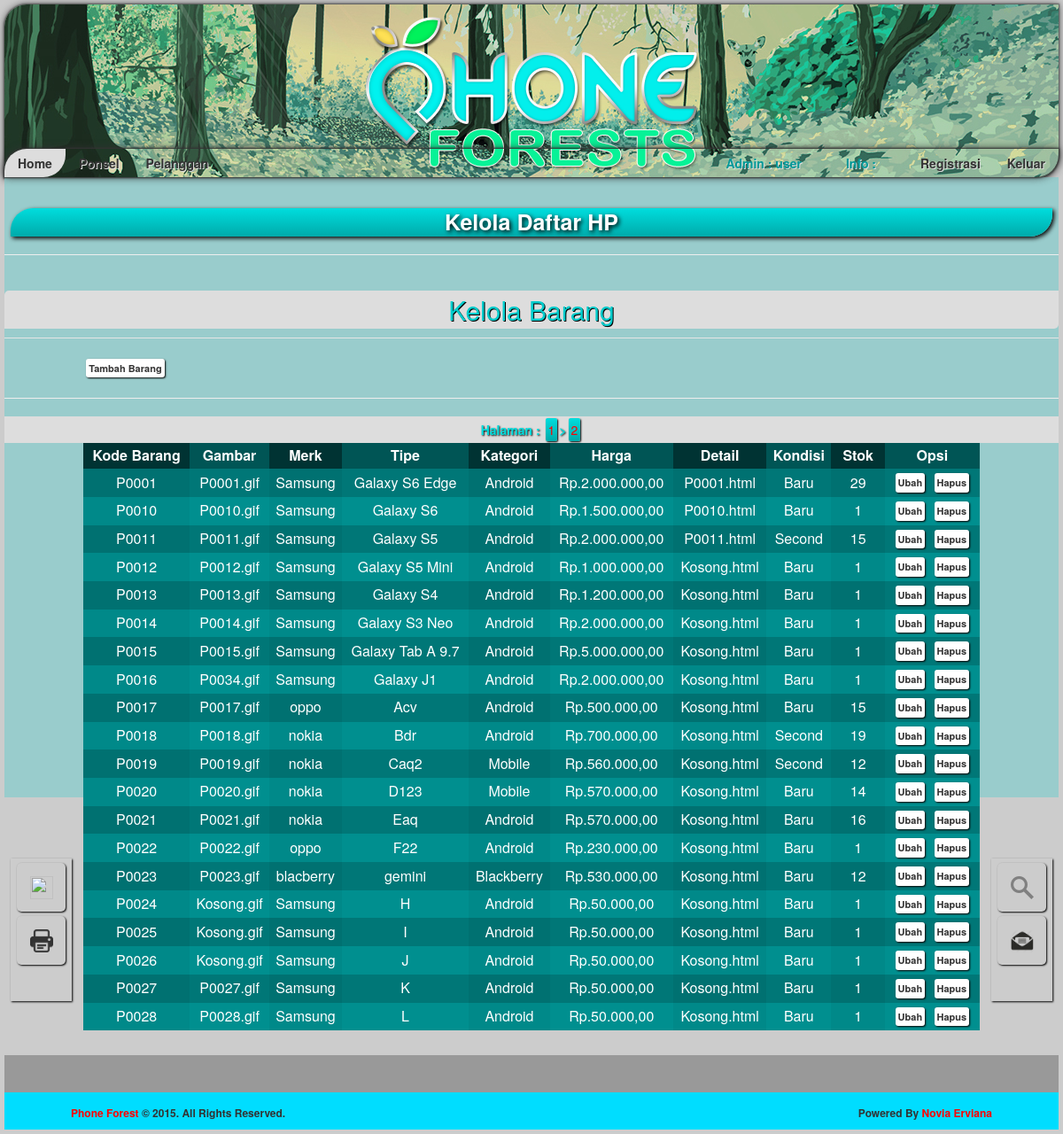
The app's page /?isi=ponsel&mode=kelola_barang (signed in) with its own data.
### tables this page shows
CREATE TABLE IF NOT EXISTS `tb_masuk` (
  `kode_user` int(11) NOT NULL,
  `username` varchar(40) NOT NULL,
  `password` varchar(100) NOT NULL,
  `nama_lengkap` varchar(100) NOT NULL,
  `alamat` varchar(100) NOT NULL,
  `gender` enum('laki','perempuan') NOT NULL,
  `level` enum('admin','operator','user') NOT NULL
);

CREATE TABLE IF NOT EXISTS `tb_ponsel` (
  `kode_ponsel` varchar(10) NOT NULL,
  `gambar` varchar(50) NOT NULL,
  `merk` varchar(10) NOT NULL,
  `tipe` varchar(20) NOT NULL,
  `kategori` enum('android','blackberry','mobile') NOT NULL,
  `harga` int(20) NOT NULL,
  `detail` varchar(50) NOT NULL,
  `kondisi` enum('baru','second') NOT NULL,
  `stok` int(5) NOT NULL
);

### php/isi_kelola_ponsel.php (the view, shortened to what this page needs)
<h1>Kelola Daftar HP</h1>
						<?php
		function rupiah($angka){
			$jadi="Rp.".number_format($angka,2,',','.');
			return $jadi;
		}
		?>
<hr />
<?php
function halaman($nama_tabel, $halaman = 1, $batas = 20) {
	$teks_cari = @$_POST['teks_cari'];
	$cari_ponsel = @$_POST['cari_ponsel'];
    $data_tabel = array();
    $kolom_pertama = ($halaman - 1) * $batas;
	if($cari_ponsel) {
		if($teks_cari != "") {
			$pilih_data = mysql_query("SELECT * FROM tb_ponsel where merk like '%$teks_cari%' or tipe like '%$teks_cari%' or kategori like '%$teks_cari%' or harga like '$teks_cari' or kondisi like '%$teks_cari%'");
		} else {
			$pilih_data = mysql_query('SELECT * FROM `'.$nama_tabel.'` LIMIT '.$kolom_pertama.', '.$batas);
		}
	} else {
		$pilih_data = mysql_query('SELECT * FROM `'.$nama_tabel.'` LIMIT '.$kolom_pertama.', '.$batas);
	}
	while ($tampilkan_data = mysql_fetch_array($pilih_data))
    array_push($data_tabel, $tampilkan_data);
    return $data_tabel;
}
function nomorhalaman($nama_tabel, $batas = 20) {
	$teks_cari = @$_POST['teks_cari'];
	$cari_ponsel = @$_POST['cari_ponsel'];
	if($cari_ponsel) {
		if($teks_cari != "") {
			$sql_total = mysql_query("SELECT COUNT(*) AS total FROM tb_ponsel where merk like '%$teks_cari%' or tipe like '%$teks_cari%' or kategori like '%$teks_cari%' or harga like '$teks_cari' or kondisi like '%$teks_cari%'");
		} else {
			$sql_total = mysql_query('SELECT COUNT(*) AS total FROM `'.$nama_tabel.'`');
		}
	} else {
		$sql_total = mysql_query('SELECT COUNT(*) AS total FROM `'.$nama_tabel.'`');
	}
	$sql_hasil = mysql_fetch_array($sql_total);
    $total_data = $sql_hasil['total'];
    $total_halaman = ceil($total_data / $batas);
    $halaman = 1;
    $halaman_sekarang = @$_GET['halaman'];
    while ($halaman <= $total_halaman) {
        if($halaman == $halaman_sekarang) {
            $hal = "nomor_halaman";
        } else {
            $hal = "nomor_halaman_2";
        }
        echo '<a href="?isi=ponsel&mode=kelola_barang&halaman='.$halaman.'&perhalaman='.$batas.'#dialog_cari"><button class="'.$hal.'">'.$halaman.'</button></a>';
        if ($halaman < $total_halaman) {
            echo '<font style="text-shadow: 1px 1px 2px #000;color:#0DD;font-weight:bold;">></font>';
		}
        $halaman++;
    }
}
$halaman = 1;
$data_perhalaman = 20;
$nama_tabel = 'tb_ponsel';
$data_tabel = halaman($nama_tabel, $halaman, $data_perhalaman);
?>
<fieldset>
	<legend align="center"><h2>Kelola Barang</h2></legend>
		<table width="85%" align="center">
		<tr>
		<td align="left">
				<button align="left" id="tambah" class="tombol">Tambah Barang</button>
			</td>
			<td align="right" width="390px">
			</td>
		</tr>
		</table>
	<hr id="dialog_cari"/>
	<div style="background-color:#DDD;width:100%;display:normal;">
	<font style="text-shadow: 1px 1px 2px #000;color:#0DD;font-weight:bold;">Halaman : </font>
	<?php
	nomorhalaman($nama_tabel, $data_perhalaman);
	?>
	</div>
	<table width="85%" align="center" id="tb_kelola_barang" class="tablesorter">
		<thead>
		<tr class="judul">
			<th><p class="kolom">Kode Barang</p></th>
			<th>Gambar</th>
			<th>Merk</th>
			<th>Tipe</th>
			<th>Kategori</th>
			<th>Harga</th>
			<th>Detail</th>
			<th>Kondisi</th>
			<th width="6%">Stok</th>
			<th>Opsi</th>
		</tr>
		</thead>
		<tbody>
		<?php
		$teks_cari = @$_POST['teks_cari'];
		$cari_ponsel = @$_POST['cari_ponsel'];
		if($cari_ponsel) {
			if($teks_cari != "") {
				$sql = mysql_query("select * from tb_ponsel where merk like '%$teks_cari%' or tipe like '%$teks_cari%' or kategori like '%$teks_cari%' or harga like '%$teks_cari%' or kondisi like '%$teks_cari%'") or die (mysql_error());
			} else {
				$sql = mysql_query("select * from tb_ponsel") or die (mysql_error());
			}
		} else {
			$sql = mysql_query("select * from tb_ponsel") or die (mysql_error());
		}
		$cek = mysql_num_rows($sql);
		if($cek < 1) {
			?>
			<tr>
				<td colspan="10">Data tidak ditemukan</td>
			</tr>
			<?php
		} else {
        foreach ($data_tabel as $i => $data) {
				$harga = $data['harga'];
				?>
			<tr>
				<td><?php echo $data['kode_ponsel']; ?></td>
				<td><?php echo $data['gambar']; ?></td>
				<td><?php echo $data['merk']; ?></td>
				<td><?php echo $data['tipe']; ?></td>
				<td style="text-transform:capitalize;"><?php echo $data['kategori']; ?></td>
				<td><?php echo rupiah("$harga"); ?></td>
				<td><?php echo $data['detail']; ?></td>
				<td style="text-transform:capitalize;"><?php echo $data['kondisi']; ?></td>
				<td><?php echo $data['stok']; ?></td>
				<td>
				<?php
				if(@$_SESSION['admin'] || @$_SESSION['operator']) {
				?>
					<p class="kolom"><a href="?isi=ponsel&mode=ubah_barang&kodeponsel=<?php echo $data['kode_ponsel']; ?>"><button onclick="dialogUbah()" class="tombol">Ubah</button></a>
					<a onClick="return confirm('Yakin ingin menghapus data ?')"href="?isi=ponsel&mode=hapus_barang&kodeponsel=<?php echo $data['kode_ponsel']; ?>"><button class="tombol">Hapus</button></a></p>
				<?php
				} else {
					echo"Tidak ada";
				}
				?>
				</td>
			</tr>
		<?php
			}
		}
		?>
		</tbody>
	</table>
</fieldset>

### php/nama.php (shortened to what this page needs)
<?php
if(@$_SESSION['admin']) {
	$user_level = "Admin : ";
	$user_aktif = @$_SESSION['admin'];
} else if(@$_SESSION['operator']) {
	$user_level = "Operator : ";
	$user_aktif = @$_SESSION['operator'];
} else if(@$_SESSION['user']) {
	$user_level = "Pelanggan : ";
	$user_aktif = @$_SESSION['user'];
}
if(@$_SESSION['admin'] || @$_SESSION['operator'] || @$_SESSION['user']) {
	$sql_user = mysql_query("select * from tb_masuk where kode_user = '$user_aktif'") or die (mysql_error());
	$data_user = mysql_fetch_array($sql_user);
	$nama_user = $user_level.$data_user['nama_lengkap'];
	echo $nama_user;
} else {
	echo "Belum Masuk";
}
?>

### css/temaStandar.css (style rules this page uses)
body { margin:5px; background-color:#ccc; background-position: left top; background-repeat: repeat; background-size: 25px 25px; background-attachment: fixed; font-family:"HelveticaNeue","Helvetica Neue",Helvetica,Arial,sans-serif; transition: all 1s; cursor:url(Arrow.cur),default; }
p { padding:15px; }
a:link { color:#F00; }
h1 { text-align:center; background:linear-gradient(#0DD, #0AA); text-shadow: 2px 2px 5px #000; box-shadow: 2px 2px 5px #000; color:#fff; padding:2px; margin:7px; border-radius: 25px 0 25px 0; font-family:"HelveticaNeue","Helvetica Neue",Helvetica,Arial,sans-serif; font-size:25px; font-weight:bold; }
h2 { text-align:center; text-decoration-color:transparent; background-color:#ddd; text-shadow: 1px 1px #000; color:#0cc; padding:5px; border-radius: 5px 0 5px 0; font-family:"HelveticaNeue","Helvetica Neue",Helvetica,Arial,sans-serif; }
#tb_kelola_barang th:nth-child(odd) { text-align:center; background-color:#033; color:#fff; padding:3px; font-weight:bold; font-size:16px; border:1px; font-family:"HelveticaNeue","Helvetica Neue",Helvetica,Arial,sans-serif; }
#tb_kelola_barang th:nth-child(even) { text-align:center; background-color:#055; color:#fff; padding:3px; font-weight:bold; font-size:16px; border:1px; font-family:"HelveticaNeue","Helvetica Neue",Helvetica,Arial,sans-serif; }
#tb_kelola_barang tr:nth-child(odd) { background-color:#055; color:#fff; padding:3px; font-size:16px; border:1px; font-family:"HelveticaNeue","Helvetica Neue",Helvetica,Arial,sans-serif; }
#tb_kelola_barang tr:nth-child(even) { background-color:#077; color:#fff; padding:3px; font-size:16px; border:1px; font-family:"HelveticaNeue","Helvetica Neue",Helvetica,Arial,sans-serif; }
#tb_kelola_barang tr { transition:all 0.5s; }
#tb_kelola_barang td { transition:all 0.5s; }
#tb_kelola_barang td:nth-child(odd) { background-color:rgba(0,180,180,0.3); }
#tb_kelola_barang td:nth-child(even) { background-color:rgba(0,200,200,0.3); }
#tb_kelola_barang td { max-width:150px; white-space: nowrap; overflow:hidden; text-overflow:ellipsis; padding:2px; }
p.kolom { padding:0; margin:0; white-space: nowrap; }
.tombol { margin:3px; box-shadow:1px 1px 2px #000; border:none; background-color:#FFF; border-radius: 3px; color:#333; padding:3px; font-weight:bold; font-size:11px; transition:all 0.5s; }
.nomor_halaman_2 { border-width:0; border-radius:2px; border-style:none; padding:3px; margin:2px; background:linear-gradient(#0DD, #0AA); box-shadow: 1px 1px 2px #000; transition:all 0.5s; }

### records on screen
tb_masuk: nama_lengkap "Admin : user"
tb_ponsel: kode_ponsel "P0001", gambar "P0001.gif", merk "Samsung", tipe "Galaxy S6 Edge", kategori "Android", harga "Rp.2.000.000,00", detail "P0001.html", kondisi "Baru", stok "29"
tb_ponsel: kode_ponsel "P0010", gambar "P0010.gif", merk "Samsung", tipe "Galaxy S6", kategori "Android", harga "Rp.1.500.000,00", detail "P0010.html", kondisi "Baru", stok "1"
tb_ponsel: kode_ponsel "P0011", gambar "P0011.gif", merk "Samsung", tipe "Galaxy S5", kategori "Android", harga "Rp.2.000.000,00", detail "P0011.html", kondisi "Second", stok "15"
tb_ponsel: kode_ponsel "P0012", gambar "P0012.gif", merk "Samsung", tipe "Galaxy S5 Mini", kategori "Android", harga "Rp.1.000.000,00", detail "Kosong.html", kondisi "Baru", stok "1"
tb_ponsel: kode_ponsel "P0013", gambar "P0013.gif", merk "Samsung", tipe "Galaxy S4", kategori "Android", harga "Rp.1.200.000,00", detail "Kosong.html", kondisi "Baru", stok "1"
tb_ponsel: kode_ponsel "P0014", gambar "P0014.gif", merk "Samsung", tipe "Galaxy S3 Neo", kategori "Android", harga "Rp.2.000.000,00", detail "Kosong.html", kondisi "Baru", stok "1"
tb_ponsel: kode_ponsel "P0015", gambar "P0015.gif", merk "Samsung", tipe "Galaxy Tab A 9.7", kategori "Android", harga "Rp.5.000.000,00", detail "Kosong.html", kondisi "Baru", stok "1"
tb_ponsel: kode_ponsel "P0016", gambar "P0034.gif", merk "Samsung", tipe "Galaxy J1", kategori "Android", harga "Rp.2.000.000,00", detail "Kosong.html", kondisi "Baru", stok "1"
tb_ponsel: kode_ponsel "P0017", gambar "P0017.gif", merk "oppo", tipe "Acv", kategori "Android", harga "Rp.500.000,00", detail "Kosong.html", kondisi "Baru", stok "15"
tb_ponsel: kode_ponsel "P0018", gambar "P0018.gif", merk "nokia", tipe "Bdr", kategori "Android", harga "Rp.700.000,00", detail "Kosong.html", kondisi "Second", stok "19"
tb_ponsel: kode_ponsel "P0019", gambar "P0019.gif", merk "nokia", tipe "Caq2", kategori "Mobile", harga "Rp.560.000,00", detail "Kosong.html", kondisi "Second", stok "12"
tb_ponsel: kode_ponsel "P0020", gambar "P0020.gif", merk "nokia", tipe "D123", kategori "Mobile", harga "Rp.570.000,00", detail "Kosong.html", kondisi "Baru", stok "14"
tb_ponsel: kode_ponsel "P0021", gambar "P0021.gif", merk "nokia", tipe "Eaq", kategori "Android", harga "Rp.570.000,00", detail "Kosong.html", kondisi "Baru", stok "16"
tb_ponsel: kode_ponsel "P0022", gambar "P0022.gif", merk "oppo", tipe "F22", kategori "Android", harga "Rp.230.000,00", detail "Kosong.html", kondisi "Baru", stok "1"
tb_ponsel: kode_ponsel "P0023", gambar "P0023.gif", merk "blacberry", tipe "gemini", kategori "Blackberry", harga "Rp.530.000,00", detail "Kosong.html", kondisi "Baru", stok "12"
tb_ponsel: kode_ponsel "P0024", gambar "Kosong.gif", merk "Samsung", tipe "H", kategori "Android", harga "Rp.50.000,00", detail "Kosong.html", kondisi "Baru", stok "1"
tb_ponsel: kode_ponsel "P0025", gambar "Kosong.gif", merk "Samsung", tipe "I", kategori "Android", harga "Rp.50.000,00", detail "Kosong.html", kondisi "Baru", stok "1"
tb_ponsel: kode_ponsel "P0026", gambar "Kosong.gif", merk "Samsung", tipe "J", kategori "Android", harga "Rp.50.000,00", detail "Kosong.html", kondisi "Baru", stok "1"
tb_ponsel: kode_ponsel "P0027", gambar "P0027.gif", merk "Samsung", tipe "K", kategori "Android", harga "Rp.50.000,00", detail "Kosong.html", kondisi "Baru", stok "1"
tb_ponsel: kode_ponsel "P0028", gambar "P0028.gif", merk "Samsung", tipe "L", kategori "Android", harga "Rp.50.000,00", detail "Kosong.html", kondisi "Baru", stok "1"
